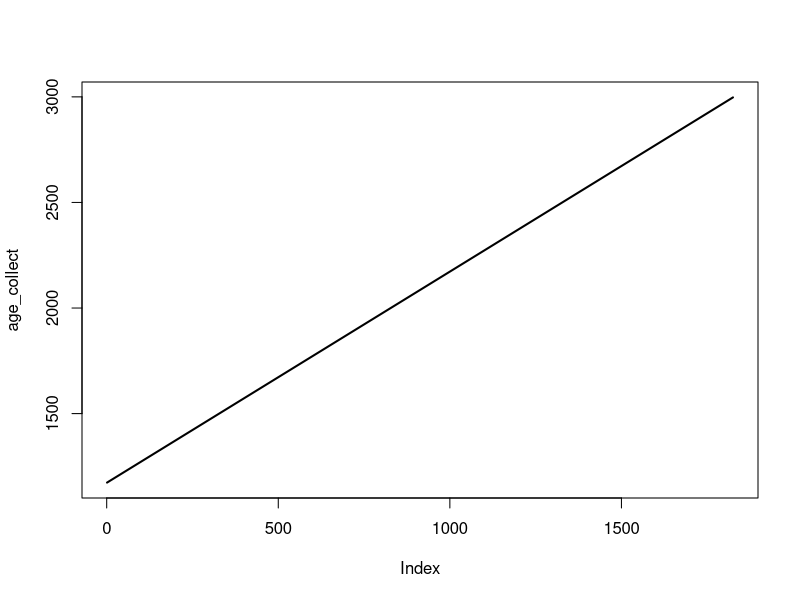
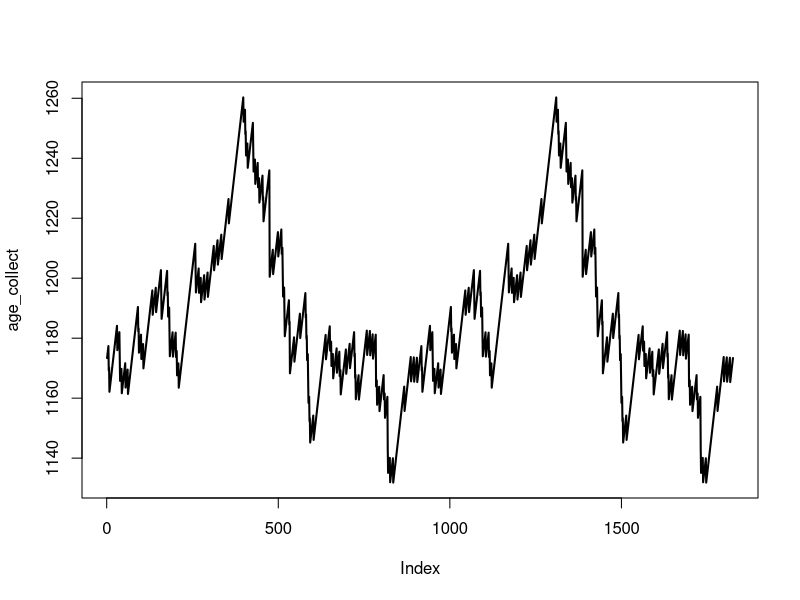

Recreate these plots in R, in order.
## ---- chunk 1
## This code along with the makefile allows us to show solutions conditional on file type
set.seed(2022-07-22)
solution_start <- function(){
	rv <- ""
	if(!params$solutions & !solution_current){
		if(params$latex) rv <- "\\begin{comment}" else rv <- "<!--"
		knitr::opts_chunk$set(eval = FALSE)
		solution_current <<- TRUE
	}
	return(rv)
}
solution_end <- function(){
	rv <- ""
	if(!params$solutions & solution_current){
		if(params$latex) rv <- "\\end{comment}" else rv <- "-->"
		knitr::opts_chunk$set(eval = TRUE)
		solution_current <<- FALSE
	}
	return(rv)
}
solution_current <- FALSE
## ---- chunk 2
set.seed(250)

n.cows <- 100

# Create the farm:
farm <- data.frame(id =1:n.cows,
                   age=round(runif(n.cows,730,1642)))

# We want to simulate 5 years:
end.time <- 5 * 365

# Collect the mean age of the cows in herd over time:
age_collect <- numeric(end.time)

for (k in 1:end.time)
{

   # Add one day to the age of all the animals, for each simulated:
   farm$age <- farm$age + 1

   # Save the daily mean age of all cows:
   age_collect[k] <- mean(farm$age)
}

## ---- chunk 3
plot(age_collect, type="l", lwd=2)
## ---- chunk 4
set.seed(250)

n.cows <- 100

# Create the farm:
farm <- data.frame(id =1:n.cows,
                   age=round(runif(n.cows,730,1642)))

# We want to simulate 5 years:
end.time <- 5 * 365

# Collect the mean age of the cows in herd over time:
age_collect <- numeric(end.time)

for (k in 1:end.time)
{
   # If cows reach the age of 1642, they are replaced with a new cow that is 2 years old in DIM = 1:
   farm$age[farm$age>=1642] <- 730

   # Add one day to the age of all the animals, for each simulated:
   farm$age <- farm$age + 1

   # Save the daily mean age of all cows:
   age_collect[k] <- mean(farm$age)
}

## ---- chunk 5
plot(age_collect, type="l", lwd=2)
## ---- chunk 6
quantile(age_collect)
